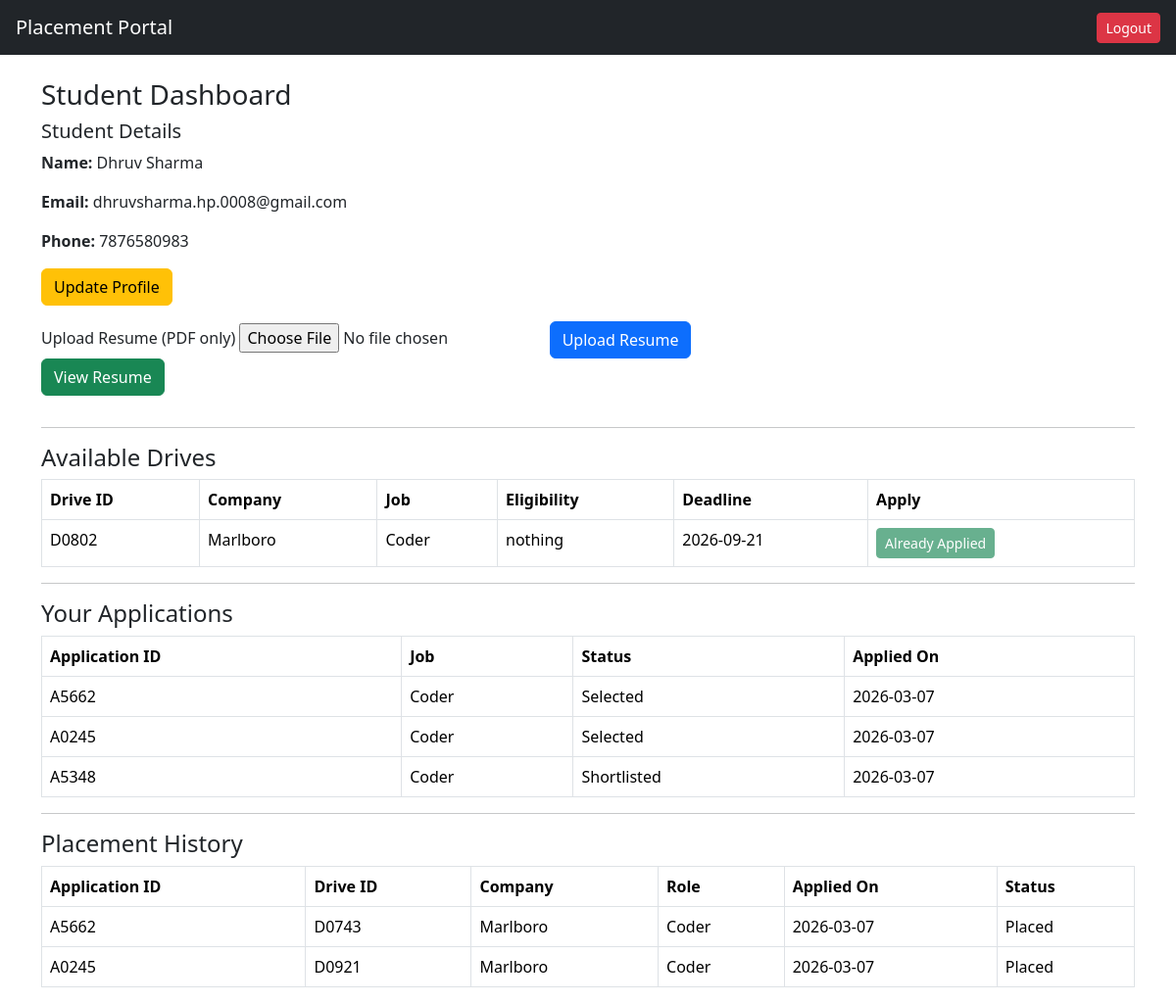
Before: /student (signed in) with the older database file.
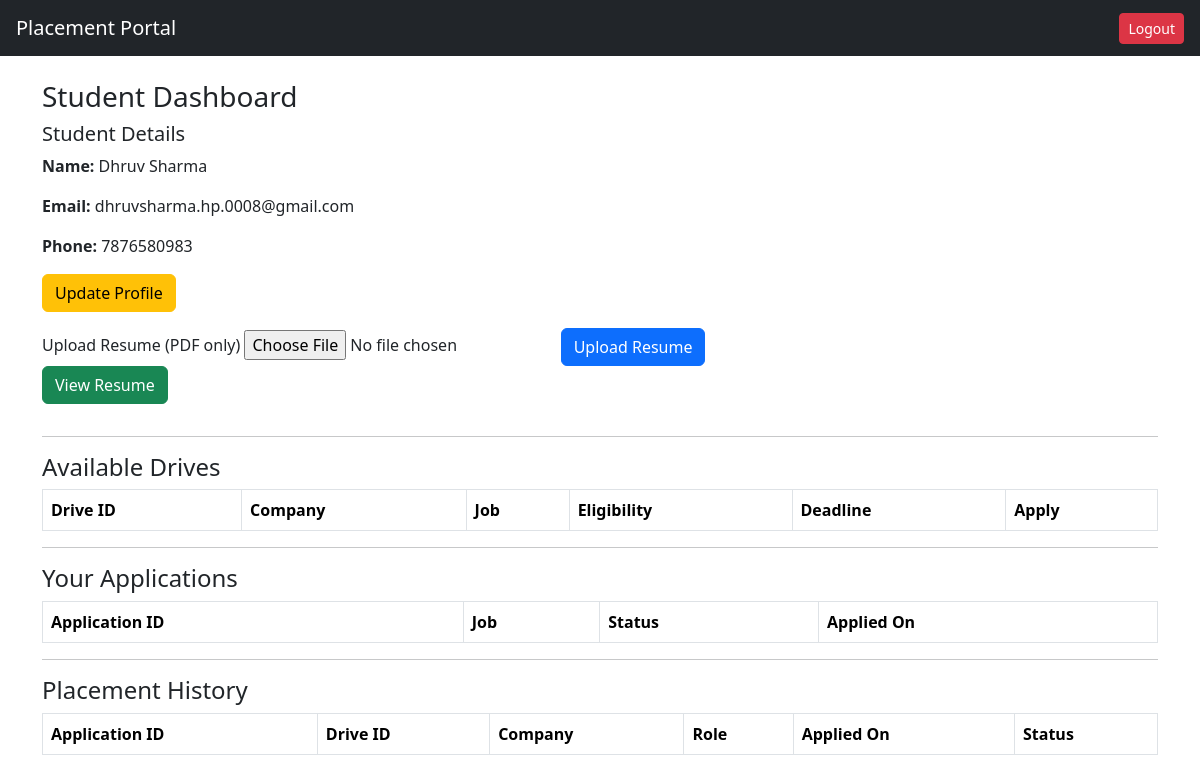
After: the same page with the newer database file.
### tables this page shows
CREATE TABLE student(
        id INTEGER PRIMARY KEY AUTOINCREMENT,
        student_uid TEXT UNIQUE,
        name TEXT,
        email TEXT UNIQUE,
        password TEXT,
        phone TEXT,
        resume TEXT,
        is_active INTEGER DEFAULT 1
    );

CREATE TABLE application(
    id INTEGER PRIMARY KEY AUTOINCREMENT,
    application_uid TEXT,
    student_id INTEGER,
    drive_id INTEGER,
    status TEXT DEFAULT 'Applied',
    applied_on TEXT,
    UNIQUE(student_id, drive_id));

CREATE TABLE drive(
        id INTEGER PRIMARY KEY AUTOINCREMENT,
        drive_uid TEXT UNIQUE,
        company_id INTEGER,
        job_title TEXT,
        job_description TEXT,
        eligibility TEXT,
        deadline TEXT,
        status TEXT DEFAULT 'Pending'
    );

CREATE TABLE company(
    id INTEGER PRIMARY KEY AUTOINCREMENT,
    company_uid TEXT,
    company_name TEXT,
    hr_contact TEXT,
    email TEXT UNIQUE,
    password TEXT,
    website TEXT,
    description TEXT,
    approval_status TEXT DEFAULT 'Pending',
    is_active INTEGER DEFAULT 1
);

### app.py (the view)
@app.route("/student")
def student_dashboard():
    if session.get("role") != "student":
        return redirect("/")
    student_id = session["user_id"]
    conn = get_connection()
    student = conn.execute(
        "SELECT * FROM student WHERE id=?",
        (student_id,)
    ).fetchone()
    drives = conn.execute("""
SELECT
    drive.id,
    drive.drive_uid,
    drive.job_title,
    drive.eligibility,
    drive.deadline,
    drive.status,
    company.company_name,
    application.id AS applied
FROM drive
JOIN company ON company.id = drive.company_id
LEFT JOIN application
    ON application.drive_id = drive.id
    AND application.student_id = ?
WHERE drive.status='Approved'
""",(student_id,)).fetchall()
    applications = conn.execute("""
    SELECT application.application_uid,
           drive.job_title,
           application.status,
           application.applied_on
    FROM application
    JOIN drive ON drive.id = application.drive_id
    WHERE application.student_id=?
    """,(student_id,)).fetchall()
    history = conn.execute("""
    SELECT application.application_uid,
           drive.drive_uid,
           company.company_name,
           drive.job_title,
           application.applied_on
    FROM application
    JOIN drive ON drive.id = application.drive_id
    JOIN company ON company.id = drive.company_id
    WHERE application.student_id=? AND application.status='Selected'
    """,(student_id,)).fetchall()
    conn.close()
    return render_template(
        "student_dashboard.html",
        student=student,
        drives=drives,
        applications=applications,
        history=history
    )

### models.py (called while the page is built)
def get_connection():
    conn = sqlite3.connect(DATABASE)
    conn.row_factory = sqlite3.Row
    return conn

### templates/student_dashboard.html
{% extends "base.html" %}
{% block content %}
<h3>Student Dashboard</h3>
<h5>Student Details</h5>
<p><b>Name:</b> {{ student.name }}</p>
<p><b>Email:</b> {{ student.email }}</p>
<p><b>Phone:</b> {{ student.phone }}</p>
<a href="/student/edit_profile" class="btn btn-warning mb-3">
Update Profile
</a>
<form action="/student/update_resume" method="POST" enctype="multipart/form-data">
<label>Upload Resume (PDF only)</label>
<input type="file" name="resume" accept=".pdf" required>
<button class="btn btn-primary">
Upload Resume
</button>
</form>
{% if student.resume %}
<a href="/uploads/{{ student.resume }}" target="_blank" class="btn btn-success mb-3">
View Resume
</a>
{% endif %}
<hr>
<h4>Available Drives</h4>
<table class="table table-bordered">
<tr>
<th>Drive ID</th>
<th>Company</th>
<th>Job</th>
<th>Eligibility</th>
<th>Deadline</th>
<th>Apply</th>
</tr>
{% for d in drives %}
<tr>
<td>{{ d.drive_uid }}</td>
<td>{{ d.company_name }}</td>
<td>{{ d.job_title }}</td>
<td>{{ d.eligibility }}</td>
<td>{{ d.deadline }}</td>
<td>
{% if d.status == "Closed" %}
<button class="btn btn-dark btn-sm" disabled>
Closed
</button>
{% elif d.applied %}
<button class="btn btn-success btn-sm" disabled>
Already Applied
</button>
{% else %}
<a href="/apply/{{ d.drive_uid }}" class="btn btn-primary btn-sm">
Apply
</a>
{% endif %}
</td>
</tr>
{% endfor %}
</table>
<hr>
<h4>Your Applications</h4>
<table class="table table-bordered">
<tr>
<th>Application ID</th>
<th>Job</th>
<th>Status</th>
<th>Applied On</th>
</tr>
{% for a in applications %}
<tr>
<td>{{ a.application_uid }}</td>
<td>{{ a.job_title }}</td>
<td>{{ a.status }}</td>
<td>{{ a.applied_on }}</td>
</tr>
{% endfor %}
</table>
<hr>
<h4>Placement History</h4>
<table class="table table-bordered">
<tr>
<th>Application ID</th>
<th>Drive ID</th>
<th>Company</th>
<th>Role</th>
<th>Applied On</th>
<th>Status</th>
</tr>
{% for h in history %}
<tr>
<td>{{ h.application_uid }}</td>
<td>{{ h.drive_uid }}</td>
<td>{{ h.company_name }}</td>
<td>{{ h.job_title }}</td>
<td>{{ h.applied_on }}</td>
<td>Placed</td>
</tr>
{% endfor %}
</table>
{% endblock %}

### templates/base.html (shortened to what this page needs)
<!DOCTYPE html>
<html>
<head>
    <link href="https://cdn.jsdelivr.net/npm/bootstrap@5.3.2/dist/css/bootstrap.min.css" rel="stylesheet">
</head>
<body>
<nav class="navbar navbar-dark bg-dark px-3">
    <span class="navbar-brand">Placement Portal</span>
    {% if session.get("role") %}
        <a href="/logout" class="btn btn-danger btn-sm">Logout</a>
    {% endif %}
</nav>
<div class="container mt-4">
    {% block content %}{% endblock %}
</div>
</body>
</html>

Changed rows visible on the page:
removed application: drive_uid "D0802", company_name "Marlboro", job_title "Coder", eligibility "nothing", deadline "2026-09-21", shows "Already Applied", application_uid "A5348", status "Shortlisted", applied_on "2026-03-07"
removed application: application_uid "A5662", job_title "Coder", status "Selected", applied_on "2026-03-07", drive_uid "D0743", company_name "Marlboro"
removed application: application_uid "A0245", job_title "Coder", status "Selected", applied_on "2026-03-07", drive_uid "D0921", company_name "Marlboro"
